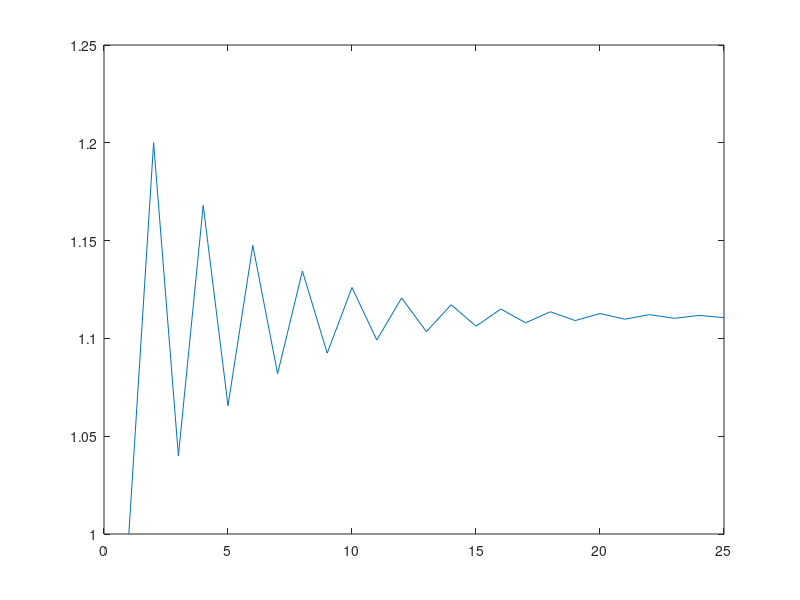

The MATLAB source for this figure:
%Ploting example

clear;
clc;
close all;

a0 = 1;
an = a0;
epsilon = 1e-3;

res = 1;
n = 1;

while (res>epsilon)
    an_in = an;
    res1(n) = an;
    x(n) = n;
    an = -0.8*an + 2;
    n = n+1;
    res = abs(abs(an_in)-abs(an));
end

fprintf('an=%.2f\nn=%d\n',an,n);

plot(x,res1);
drawnow;
